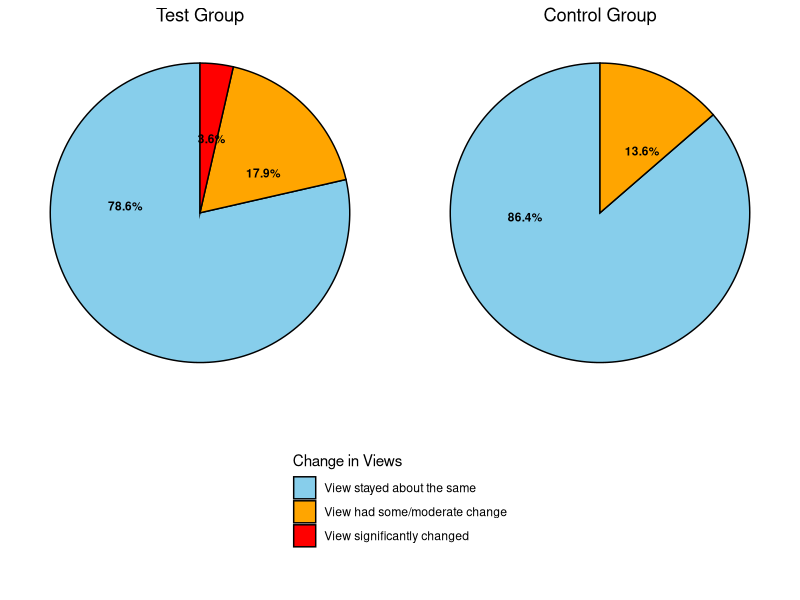
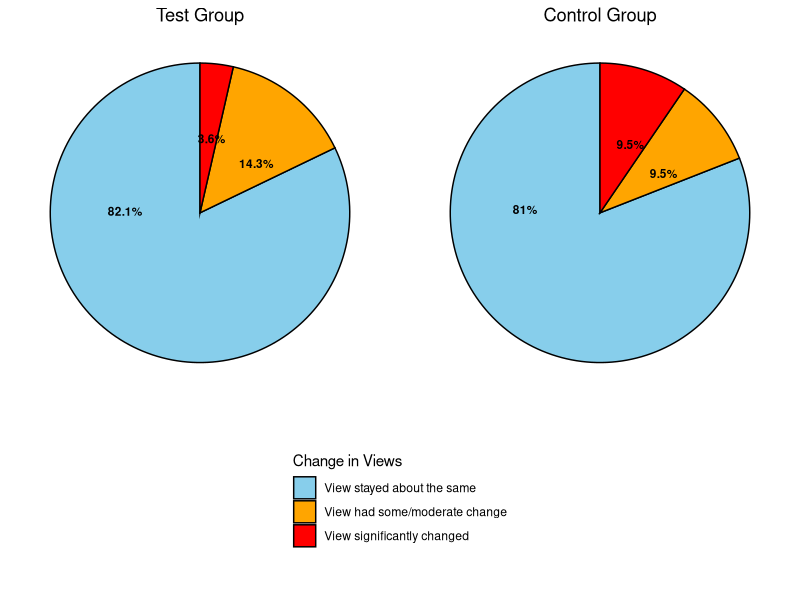
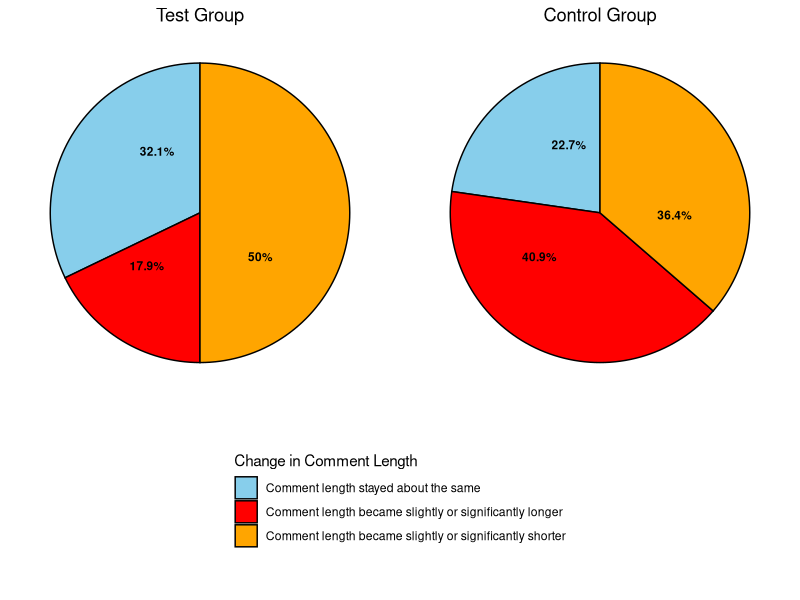
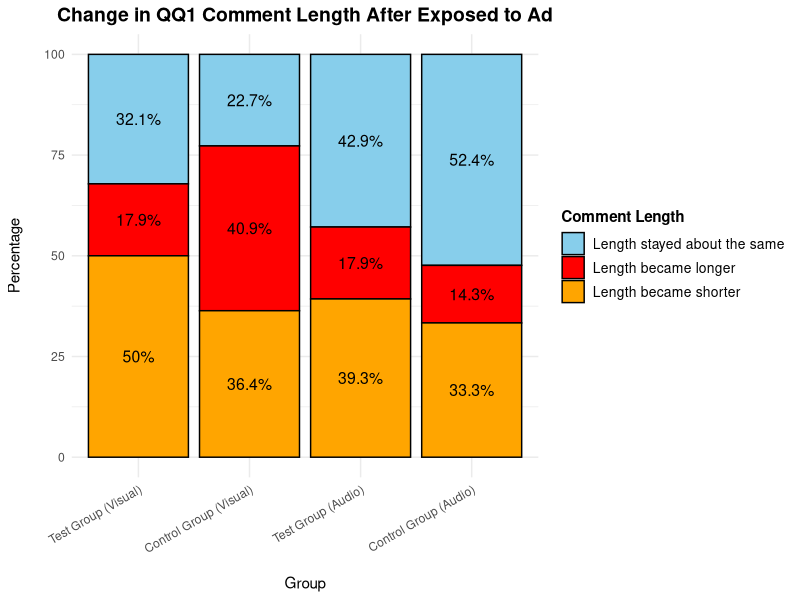
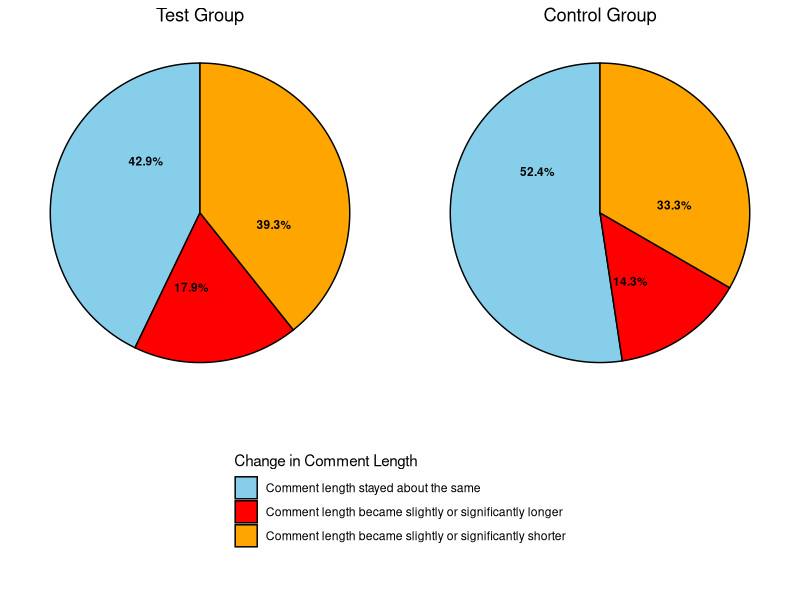

Generate these figures, in order, with R:
## ---- chunk 1

# Load library and dataset

#install.packages("rmarkdown")
#install.packages("tinytex")
#tinytex::install_tinytex()
#install.packages("gridExtra")
#install.packages("cowplot")

library(gridExtra)
library(readxl)
library(dplyr)
library(corrplot)
library(writexl)
library(ggplot2)

misinfo <- read_excel("data/sketches_for_skepticism_shortened.xlsx")
summary(misinfo)
## ---- chunk 2

# Filtered data set to columns I need

# Columns I need: 

# PARTICIPANT ID
# GROUP
# CHANGED_VIEWS_QQ1
# CHANGED_LENGTH_QQ1
# CHANGED_VIEWS_QQ2
# CHANGED_LENGTH_QQ2
# GCBS PRE SCORE
# GCBS POST SCORE
# PRE & POST SCORE
# GCBS CHANGE
# MIST-20 PRE SCORE
# MIST-20 POST SCORE
# MIST-20 CHANGE
# ITMIST PRE SCORE
# ITMIST POST SCORE
# ITMIST CHANGE
# UNDERSTANDABILITY
# SENTIMENT
# ADDITIONAL THOUGHTS

misinfo_filtered <- misinfo %>%
  select(`PARTICIPANT ID`, GROUP, CHANGED_VIEWS_QQ1, CHANGED_LENGTH_QQ1,
         CHANGED_VIEWS_QQ2, CHANGED_LENGTH_QQ2, `GCBS PRE SCORE`, 
         `GCBS POST SCORE`, `PRE & POST SCORE`, `GCBS CHANGE`, 
         `MIST-20 PRE SCORE`, `MIST-20 POST SCORE`, `MIST-20 CHANGE`, 
         `ITMIST PRE SCORE`, `ITMIST POST SCORE`, `ITMIST CHANGE`, 
         UNDERSTANDABILITY, SENTIMENT, `ADDITIONAL THOUGHTS`)
## ---- chunk 3
# Turn "character" columns into factors

# Columns that need to be turned into factors: 

# GROUP
#   "Test Group (Visual)"
#   "Control Group (Visual)"
#   "Test Group (Audio)"
#   "Control Group (Audio)"

# CHANGED_VIEWS_QQ1
#   "View stayed about the same"
#   "View had some/moderate change"
#   "View significantantly changed"

# CHANGED_LENGTH_QQ1
#   "Comment length became slightly or significantly shorter"
#   "Comment length became slightly or significantly longer" 
#   "Comment length stayed about the same"

# CHANGED_VIEWS_QQ2

# CHANGED_LENGTH_QQ2

# UNDERSTANDABILITY

# SENTIMENT

# `ADDITIONAL THOUGHTS`

# Mapping categorical variables to numerical values
misinfo_filtered <- misinfo_filtered %>%
  mutate(
    GROUP = case_when(
      GROUP == "Test Group (Visual)" ~ 1,
      GROUP == "Control Group (Visual)" ~ 2,
      GROUP == "Test Group (Audio)" ~ 3,
      GROUP == "Control Group (Audio)" ~ 4
    ),
    CHANGED_VIEWS_QQ1 = case_when(
      CHANGED_VIEWS_QQ1 == "View stayed about the same" ~ 1,
      CHANGED_VIEWS_QQ1 == "View had some/moderate change" ~ 2,
      CHANGED_VIEWS_QQ1 == "View significantly changed" ~ 3
    ),
    CHANGED_LENGTH_QQ1 = case_when(
      CHANGED_LENGTH_QQ1 == "Comment length became slightly or significantly shorter" ~ 1,
      CHANGED_LENGTH_QQ1 == "Comment length became slightly or significantly longer" ~ 2,
      CHANGED_LENGTH_QQ1 == "Comment length stayed about the same" ~ 3
    ),
    CHANGED_VIEWS_QQ2 = case_when(
      CHANGED_VIEWS_QQ2 == "View stayed about the same" ~ 1,
      CHANGED_VIEWS_QQ2 == "View had some/moderate change" ~ 2,
      CHANGED_VIEWS_QQ2 == "View significantly changed" ~ 3
    ),
    CHANGED_LENGTH_QQ2 = case_when(
      CHANGED_LENGTH_QQ2 == "Comment length became slightly or significantly shorter" ~ 1,
      CHANGED_LENGTH_QQ2 == "Comment length became slightly or significantly longer" ~ 2,
      CHANGED_LENGTH_QQ2 == "Comment length stayed about the same" ~ 3
    ),
    SENTIMENT = case_when(
      SENTIMENT == "Positive" ~ 1,
      SENTIMENT == "Negative" ~ 2,
      SENTIMENT == "Neutral" ~ 3
    )
  )

# Check the updated dataset
head(misinfo_filtered)

# Check for missing values in the dataset
colSums(is.na(misinfo_filtered))

# Ensure CHANGED_VIEWS_QQ1 is treated as a factor
#misinfo_filtered$CHANGED_VIEWS_QQ1 <- as.factor(misinfo_filtered$CHANGED_VIEWS_QQ1)

# Ensure CHANGED_LENGTH_QQ1 is treated as a factor
#misinfo_filtered$CHANGED_LENGTH_QQ1 <- as.factor(misinfo_filtered$CHANGED_LENGTH_QQ1)

# Ensure SENTIMENT is treated as a factor
#misinfo_filtered$SENTIMENT <- as.factor(misinfo_filtered$SENTIMENT)
## ---- chunk 4

library(ggplot2)
library(dplyr)

# Create an empty list to store pie charts
pie_charts <- list()

# Define a vector to map numeric values to descriptions for CHANGED_VIEWS_QQ1
view_labels <- c("1" = "View stayed about the same",
                 "2" = "View had some/moderate change",
                 "3" = "View significantly changed")

# Custom colors for each section (You can change these to any colors you prefer)
#custom_colors <- c("skyblue", "lightgreen", "coral")
custom_colors <- c("skyblue", "orange", "red")

# Define a vector to map numeric GROUP values to their corresponding titles
group_titles <- c(
  "1" = "Test Group (Visual)",
  "2" = "Control Group (Visual)",
  "3" = "Test Group (Audio)",
  "4" = "Control Group (Audio)"
)

# Loop through each GROUP value (numeric) and create pie charts
for (group_value in unique(misinfo_filtered$GROUP)) {
  
  # Convert group_value to a character (because group_titles uses character keys)
  group_name <- as.character(group_value)
  
  # Prepare data for pie chart
  pie_data <- misinfo_filtered %>%
    filter(GROUP == group_value) %>%
    count(CHANGED_VIEWS_QQ1) %>%
    mutate(percentage = n / sum(n) * 100,
           label = paste0(round(percentage, 1), "%"))  # Create labels with percentage signs
  
  # Ensure CHANGED_VIEWS_QQ1 is a factor
  pie_data$CHANGED_VIEWS_QQ1 <- factor(pie_data$CHANGED_VIEWS_QQ1, levels = c("1", "2", "3"))
  
  # Generate pie chart with custom colors and black borders
  p <- ggplot(pie_data, aes(x = "", y = n, fill = CHANGED_VIEWS_QQ1)) +
    geom_bar(stat = "identity", width = 1, color = "black") +  # Add black border around sections
    coord_polar(theta = "y") +
    geom_text(aes(label = label), position = position_stack(vjust = 0.7), color = "black", size = 3, fontface = "bold") +  # Add labels inside the pie
    labs(title = group_titles[group_name],  # Custom title based on group_name
         fill = "Change in Views") +  # Rename the legend
    scale_fill_manual(values = custom_colors, labels = view_labels) +  # Apply custom colors
    theme_void() +  # Remove unnecessary gridlines
    theme(legend.position = "right")  # Ensure the legend is visible
  
  # Store the plot in the list with the group value as the name
  pie_charts[[paste0("Group_", group_name)]] <- p
}

# View stored pie charts
#pie_charts[["Group_1"]]  # View the pie chart for "Test Group (Visual)"
#pie_charts[["Group_2"]]  # View the pie chart for "Control Group (Visual)"
#pie_charts[["Group_3"]]  # View the pie chart for "Test Group (Audio)"
#pie_charts[["Group_4"]]  # View the pie chart for "Control Group (Audio)"

# Combine the first two and the last two pie charts in a 2x2 grid
#grid.arrange(
#  pie_charts[["Group_1"]],  # Test Group (Visual)
#  pie_charts[["Group_2"]]  # Control Group (Visual)
  #pie_charts[["Group_3"]],  # Test Group (Audio)
  #pie_charts[["Group_4"]],  # Control Group (Audio)
  #nrow = 2  # Arrange in 2 rows
  #ncol = 1   # Arrange in 2 columns
#)
## ---- chunk 5

library(gridExtra)
library(cowplot)

# Function to extract the legend from a ggplot
get_legend <- function(my_plot) {
  g <- ggplotGrob(my_plot)
  legend <- g$grobs[[which(sapply(g$grobs, function(x) x$name) == "guide-box")]]
  return(legend)
}

# Extract the legend from one of the pie charts
shared_legend <- get_legend(pie_charts[["Group_1"]])

# Apply centered titles to all four plots
plot1 <- pie_charts[["Group_1"]] +
  ggtitle("Test Group (Visual)") +
  theme(plot.title = element_text(hjust = 0.5), legend.position = "none")

plot2 <- pie_charts[["Group_2"]] +
  ggtitle("Control Group (Visual)") +
  theme(plot.title = element_text(hjust = 0.5), legend.position = "none")

plot3 <- pie_charts[["Group_3"]] +
  ggtitle("Test Group (Audio)") +
  theme(plot.title = element_text(hjust = 0.5), legend.position = "none")

plot4 <- pie_charts[["Group_4"]] +
  ggtitle("Control Group (Audio)") +
  theme(plot.title = element_text(hjust = 0.5), legend.position = "none")

# Arrange first row (Visual groups)
#row1 <- arrangeGrob(plot1, plot2, nrow = 1)

# Arrange second row (Audio groups)
#row2 <- arrangeGrob(plot3, plot4, nrow = 1)

# Arrange everything correctly
#grid.arrange(
#  row1,
#  row2,
#  shared_legend,
#  nrow = 3,
#  heights = c(4, 4, 2)  # Adjust height ratios for better spacing
#)

## ---- chunk 6

library(gridExtra)
library(cowplot)

# Function to extract the legend from a ggplot
get_legend <- function(my_plot) {
  g <- ggplotGrob(my_plot)
  legend <- g$grobs[[which(sapply(g$grobs, function(x) x$name) == "guide-box")]]
  return(legend)
}

# Extract the legend from one of the pie charts
shared_legend <- get_legend(pie_charts[["Group_1"]])

# Apply centered titles to all four plots
plot1 <- pie_charts[["Group_1"]] +
  ggtitle("Test Group") +
  theme(plot.title = element_text(hjust = 0.5), legend.position = "none") # Visual Test Group

plot2 <- pie_charts[["Group_2"]] +
  ggtitle("Control Group") +
  theme(plot.title = element_text(hjust = 0.5), legend.position = "none") # Visual Control Group

plot3 <- pie_charts[["Group_3"]] +
  ggtitle("Test Group") +
  theme(plot.title = element_text(hjust = 0.5), legend.position = "none") # Audio Test Group

plot4 <- pie_charts[["Group_4"]] +
  ggtitle("Control Group") +
  theme(plot.title = element_text(hjust = 0.5), legend.position = "none") # Audio Control Group

grid.arrange(
  arrangeGrob(
    plot1, plot2,
    nrow = 1
  ),
  shared_legend,
  nrow = 2,
  heights = c(4, 2)  # Adjust height ratios for better spacing
)
## ---- chunk 7

grid.arrange(
  arrangeGrob(
    plot3, plot4,
    nrow = 1
  ),
  shared_legend,
  nrow = 2,
  heights = c(4, 2)  # Adjust height ratios for better spacing
)

# heights = c(4, 1)  # Original ratio
## ---- chunk 8

# THIS IS JUST THE CODE TO PERFORM THE ANALYSIS ON COMMENT LENGTH

# Create an empty list to store pie charts
pie_charts <- list()

# Define a vector to map numeric values to descriptions for CHANGED_VIEWS_QQ1
view_labels <- c("1" = "Comment length stayed about the same",
                 "2" = "Comment length became slightly or significantly longer",
                 "3" = "Comment length became slightly or significantly shorter")

# Custom colors for each section (You can change these to any colors you prefer)
#custom_colors <- c("skyblue", "lightgreen", "coral")
custom_colors <- c("skyblue", "red", "orange")

# Define a vector to map numeric GROUP values to their corresponding titles
group_titles <- c(
  "1" = "Test Group (Visual)",
  "2" = "Control Group (Visual)",
  "3" = "Test Group (Audio)",
  "4" = "Control Group (Audio)"
)

# Loop through each GROUP value (numeric) and create pie charts
for (group_value in unique(misinfo_filtered$GROUP)) {
  
  # Convert group_value to a character (because group_titles uses character keys)
  group_name <- as.character(group_value)
  
  # Prepare data for pie chart
  pie_data <- misinfo_filtered %>%
    filter(GROUP == group_value) %>%
    count(CHANGED_LENGTH_QQ1) %>%
    mutate(percentage = n / sum(n) * 100,
           label = paste0(round(percentage, 1), "%"))  # Create labels with percentage signs
  
  # Ensure CHANGED_VIEWS_QQ1 is a factor
  pie_data$CHANGED_LENGTH_QQ1 <- factor(pie_data$CHANGED_LENGTH_QQ1, levels = c("1", "2", "3"))
  
  # Generate pie chart with custom colors and black borders
  p <- ggplot(pie_data, aes(x = "", y = n, fill = CHANGED_LENGTH_QQ1)) +
    geom_bar(stat = "identity", width = 1, color = "black") +  # Add black border around sections
    coord_polar(theta = "y") +
    geom_text(aes(label = label), position = position_stack(vjust = 0.7), color = "black", size = 3, fontface = "bold") +  # Add labels inside the pie
    labs(title = group_titles[group_name],  # Custom title based on group_name
         fill = "Change in Comment Length") +  # Rename the legend
    scale_fill_manual(values = custom_colors, labels = view_labels) +  # Apply custom colors
    theme_void() +  # Remove unnecessary gridlines
    theme(legend.position = "right")  # Ensure the legend is visible
  
  # Store the plot in the list with the group value as the name
  pie_charts[[paste0("Group_", group_name)]] <- p
}

# The first two pie charts


# Function to extract the legend from a ggplot
get_legend <- function(my_plot) {
  g <- ggplotGrob(my_plot)
  legend <- g$grobs[[which(sapply(g$grobs, function(x) x$name) == "guide-box")]]
  return(legend)
}

# Extract the legend from one of the pie charts
shared_legend <- get_legend(pie_charts[["Group_1"]])

# Apply centered titles to all four plots
plot1 <- pie_charts[["Group_1"]] +
  ggtitle("Test Group") +
  theme(plot.title = element_text(hjust = 0.5), legend.position = "none") # Visual Test Group

plot2 <- pie_charts[["Group_2"]] +
  ggtitle("Control Group") +
  theme(plot.title = element_text(hjust = 0.5), legend.position = "none") # Visual Control Group

plot3 <- pie_charts[["Group_3"]] +
  ggtitle("Test Group") +
  theme(plot.title = element_text(hjust = 0.5), legend.position = "none") # Audio Test Group

plot4 <- pie_charts[["Group_4"]] +
  ggtitle("Control Group") +
  theme(plot.title = element_text(hjust = 0.5), legend.position = "none") # Audio Control Group

grid.arrange(
  arrangeGrob(
    plot1, plot2,
    nrow = 1
  ),
  shared_legend,
  nrow = 2,
  heights = c(4, 2)  # Adjust height ratios for better spacing
)
## ---- chunk 9

# Load necessary libraries
library(ggplot2)
library(dplyr)

# Prepare data for stacked bar chart
stacked_data <- misinfo_filtered %>%
  count(GROUP, CHANGED_LENGTH_QQ1) %>%
  group_by(GROUP) %>%
  mutate(percentage = n / sum(n) * 100) %>%  # Convert to percentage
  ungroup()

# Ensure GROUP and CHANGED_LENGTH_QQ1 are factors for proper ordering
stacked_data$GROUP <- factor(stacked_data$GROUP, levels = c("1", "2", "3", "4"))
stacked_data$CHANGED_LENGTH_QQ1 <- factor(stacked_data$CHANGED_LENGTH_QQ1, levels = c("1", "2", "3"))

# Define custom labels for groups
group_titles <- c(
  "1" = "Test Group (Visual)",
  "2" = "Control Group (Visual)",
  "3" = "Test Group (Audio)",
  "4" = "Control Group (Audio)"
)

# Define labels for CHANGED_LENGTH_QQ1
view_labels <- c("1" = "Length stayed about the same",
                 "2" = "Length became longer",
                 "3" = "Length became shorter")

# Custom colors
custom_colors <- c("skyblue", "red", "orange")

# Create the stacked bar chart
stacked_bar_chart <- ggplot(stacked_data, aes(x = GROUP, y = percentage, fill = CHANGED_LENGTH_QQ1)) +
  geom_bar(stat = "identity", color = "black") +  # Stacked bars with black borders
  geom_text(aes(label = paste0(round(percentage, 1), "%")), 
            position = position_stack(vjust = 0.5),  # Position labels in center of bars
            color = "black", size = 4) +  # Adjust label size and color
  labs(
    title = "Change in QQ1 Comment Length After Exposed to Ad",
    x = "\nGroup",
    y = "Percentage\n",
    fill = "Comment Length"
  ) +
  scale_x_discrete(labels = group_titles) +  # Map numeric groups to names
  scale_fill_manual(values = custom_colors, labels = view_labels) +  # Apply colors and labels
  theme_minimal() + 
  theme(
    plot.title = element_text(hjust = 0.5, size = 14, face = "bold"),  # Center and style the title
    axis.text.x = element_text(angle = 30, hjust = 1),  # Tilt x-axis labels for readability
    legend.position = "right",  # Keep legend visible
    legend.title = element_text(face = "bold"),
    legend.text = element_text(size = 10)
  )

# Print the stacked bar chart
print(stacked_bar_chart)

## ---- chunk 10

grid.arrange(
  arrangeGrob(
    plot3, plot4,
    nrow = 1
  ),
  shared_legend,
  nrow = 2,
  heights = c(4, 2)  # Adjust height ratios for better spacing
)

# heights = c(4, 1)  # Original ratio
## ---- chunk 11

# This was my original for what I plotted above

# Arrange the last two pie charts with the shared legend
#grid.arrange(
#  arrangeGrob(
#    pie_charts[["Group_3"]] + theme(legend.position = "none"),
#    pie_charts[["Group_4"]] + theme(legend.position = "none"),
#    nrow = 1
#  ),
#  shared_legend,
#  nrow = 2,
#  heights = c(4, 1)  # Adjust height ratio
#)
## ---- chunk 12

# These were just test pie charts which only displays each plot individually

library(ggplot2)
library(dplyr)

# Create an empty list to store pie charts
pie_charts <- list()

# Define a vector to map numeric values to descriptions for CHANGED_VIEWS_QQ1
view_labels <- c("1" = "View stayed about the same",
                 "2" = "View had some/moderate change",
                 "3" = "View significantly changed")

# Custom colors for each section (You can change these to any colors you prefer)
#custom_colors <- c("skyblue", "orange", "red")
custom_colors <- c("skyblue", "lightgreen", "coral")

# Loop through each GROUP value and create pie charts
for (group_value in unique(misinfo_filtered$GROUP)) {
  
  # Prepare data for pie chart
  pie_data <- misinfo_filtered %>%
    filter(GROUP == group_value) %>%
    count(CHANGED_VIEWS_QQ1) %>%
    mutate(percentage = n / sum(n) * 100,
           label = paste0(round(percentage, 1), "%"))  # Create labels with percentage signs
  
  # Ensure CHANGED_VIEWS_QQ1 is a factor
  pie_data$CHANGED_VIEWS_QQ1 <- factor(pie_data$CHANGED_VIEWS_QQ1, levels = c(1, 2, 3))
  
  # Generate pie chart with custom colors and black borders
  p <- ggplot(pie_data, aes(x = "", y = n, fill = CHANGED_VIEWS_QQ1)) +
    geom_bar(stat = "identity", width = 1, color = "black") +  # Add black border around sections
    coord_polar(theta = "y") +
    geom_text(aes(label = label), position = position_stack(vjust = 0.5), color = "black", size = 5) +  # Add labels inside the pie
    labs(title = paste("Pie Chart of CHANGED_VIEWS_QQ1 for GROUP", group_value),
         fill = "Change in Answer") +  # Rename the legend
    scale_fill_manual(values = custom_colors, labels = view_labels) +  # Apply custom colors
    theme_void() +  # Remove unnecessary gridlines
    theme(legend.position = "right")  # Ensure the legend is visible
  
  # Store the plot in the list with the group value as the name
  pie_charts[[paste0("Group_", group_value)]] <- p
}

# View stored pie charts
#pie_charts[["Group_1"]]  # Example: Display pie chart for Group 1
#pie_charts[["Group_2"]]  # Example: Display pie chart for Group 2
#pie_charts[["Group_3"]]  # Example: Display pie chart for Group 3
#pie_charts[["Group_4"]]  # Example: Display pie chart for Group 4
